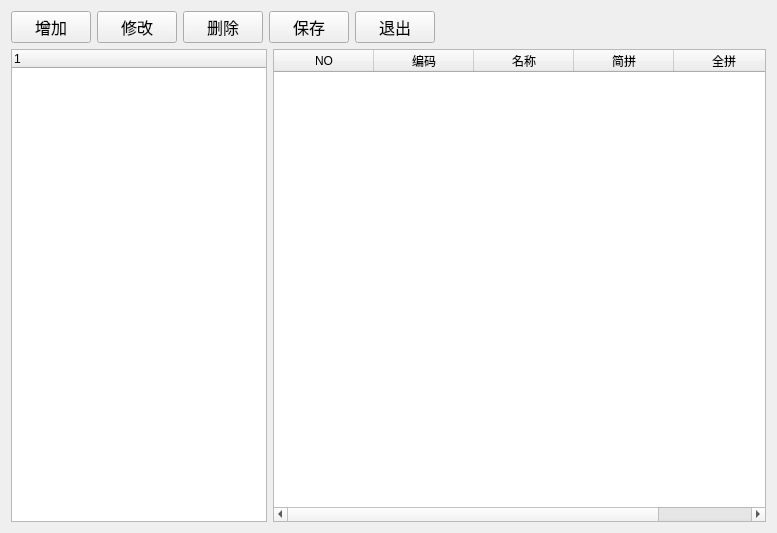
<?xml version="1.0" encoding="UTF-8"?>
<ui version="4.0">
 <class>Clinicclassification</class>
 <widget class="QWidget" name="Clinicclassification">
  <property name="geometry">
   <rect>
    <x>0</x>
    <y>0</y>
    <width>777</width>
    <height>533</height>
   </rect>
  </property>
  <property name="windowTitle">
   <string>门诊分类</string>
  </property>
  <layout class="QHBoxLayout" name="horizontalLayout_3">
   <item>
    <layout class="QVBoxLayout" name="verticalLayout">
     <item>
      <layout class="QHBoxLayout" name="horizontalLayout_2">
       <item>
        <widget class="QPushButton" name="addButton">
         <property name="sizePolicy">
          <sizepolicy hsizetype="Fixed" vsizetype="Fixed">
           <horstretch>0</horstretch>
           <verstretch>0</verstretch>
          </sizepolicy>
         </property>
         <property name="font">
          <font>
           <family>Agency FB</family>
           <pointsize>12</pointsize>
          </font>
         </property>
         <property name="text">
          <string>增加</string>
         </property>
        </widget>
       </item>
       <item>
        <widget class="QPushButton" name="editButton">
         <property name="sizePolicy">
          <sizepolicy hsizetype="Fixed" vsizetype="Fixed">
           <horstretch>0</horstretch>
           <verstretch>0</verstretch>
          </sizepolicy>
         </property>
         <property name="font">
          <font>
           <family>Agency FB</family>
           <pointsize>12</pointsize>
          </font>
         </property>
         <property name="text">
          <string>修改</string>
         </property>
        </widget>
       </item>
       <item>
        <widget class="QPushButton" name="deleteButton">
         <property name="sizePolicy">
          <sizepolicy hsizetype="Fixed" vsizetype="Fixed">
           <horstretch>0</horstretch>
           <verstretch>0</verstretch>
          </sizepolicy>
         </property>
         <property name="font">
          <font>
           <family>Agency FB</family>
           <pointsize>12</pointsize>
          </font>
         </property>
         <property name="text">
          <string>删除</string>
         </property>
        </widget>
       </item>
       <item>
        <widget class="QPushButton" name="saveButton">
         <property name="font">
          <font>
           <family>Agency FB</family>
           <pointsize>12</pointsize>
          </font>
         </property>
         <property name="text">
          <string>保存</string>
         </property>
        </widget>
       </item>
       <item>
        <widget class="QPushButton" name="exitButton">
         <property name="sizePolicy">
          <sizepolicy hsizetype="Fixed" vsizetype="Fixed">
           <horstretch>0</horstretch>
           <verstretch>0</verstretch>
          </sizepolicy>
         </property>
         <property name="font">
          <font>
           <family>Agency FB</family>
           <pointsize>12</pointsize>
          </font>
         </property>
         <property name="text">
          <string>退出</string>
         </property>
        </widget>
       </item>
       <item>
        <spacer name="horizontalSpacer_2">
         <property name="orientation">
          <enum>Qt::Horizontal</enum>
         </property>
         <property name="sizeHint" stdset="0">
          <size>
           <width>40</width>
           <height>20</height>
          </size>
         </property>
        </spacer>
       </item>
       <item>
        <widget class="QLabel" name="label">
         <property name="sizePolicy">
          <sizepolicy hsizetype="Expanding" vsizetype="Preferred">
           <horstretch>0</horstretch>
           <verstretch>0</verstretch>
          </sizepolicy>
         </property>
         <property name="text">
          <string/>
         </property>
        </widget>
       </item>
       <item>
        <spacer name="horizontalSpacer">
         <property name="orientation">
          <enum>Qt::Horizontal</enum>
         </property>
         <property name="sizeHint" stdset="0">
          <size>
           <width>40</width>
           <height>20</height>
          </size>
         </property>
        </spacer>
       </item>
      </layout>
     </item>
     <item>
      <layout class="QHBoxLayout" name="horizontalLayout">
       <item>
        <widget class="QTreeWidget" name="treeWidget">
         <property name="sizePolicy">
          <sizepolicy hsizetype="Fixed" vsizetype="Expanding">
           <horstretch>0</horstretch>
           <verstretch>0</verstretch>
          </sizepolicy>
         </property>
         <column>
          <property name="text">
           <string notr="true">1</string>
          </property>
         </column>
        </widget>
       </item>
       <item>
        <widget class="QTableWidget" name="tableWidget">
         <column>
          <property name="text">
           <string>NO</string>
          </property>
         </column>
         <column>
          <property name="text">
           <string>编码</string>
          </property>
         </column>
         <column>
          <property name="text">
           <string>名称</string>
          </property>
         </column>
         <column>
          <property name="text">
           <string>简拼</string>
          </property>
         </column>
         <column>
          <property name="text">
           <string>全拼</string>
          </property>
         </column>
        </widget>
       </item>
      </layout>
     </item>
    </layout>
   </item>
  </layout>
 </widget>
 <layoutdefault spacing="6" margin="11"/>
 <resources/>
 <connections/>
</ui>
